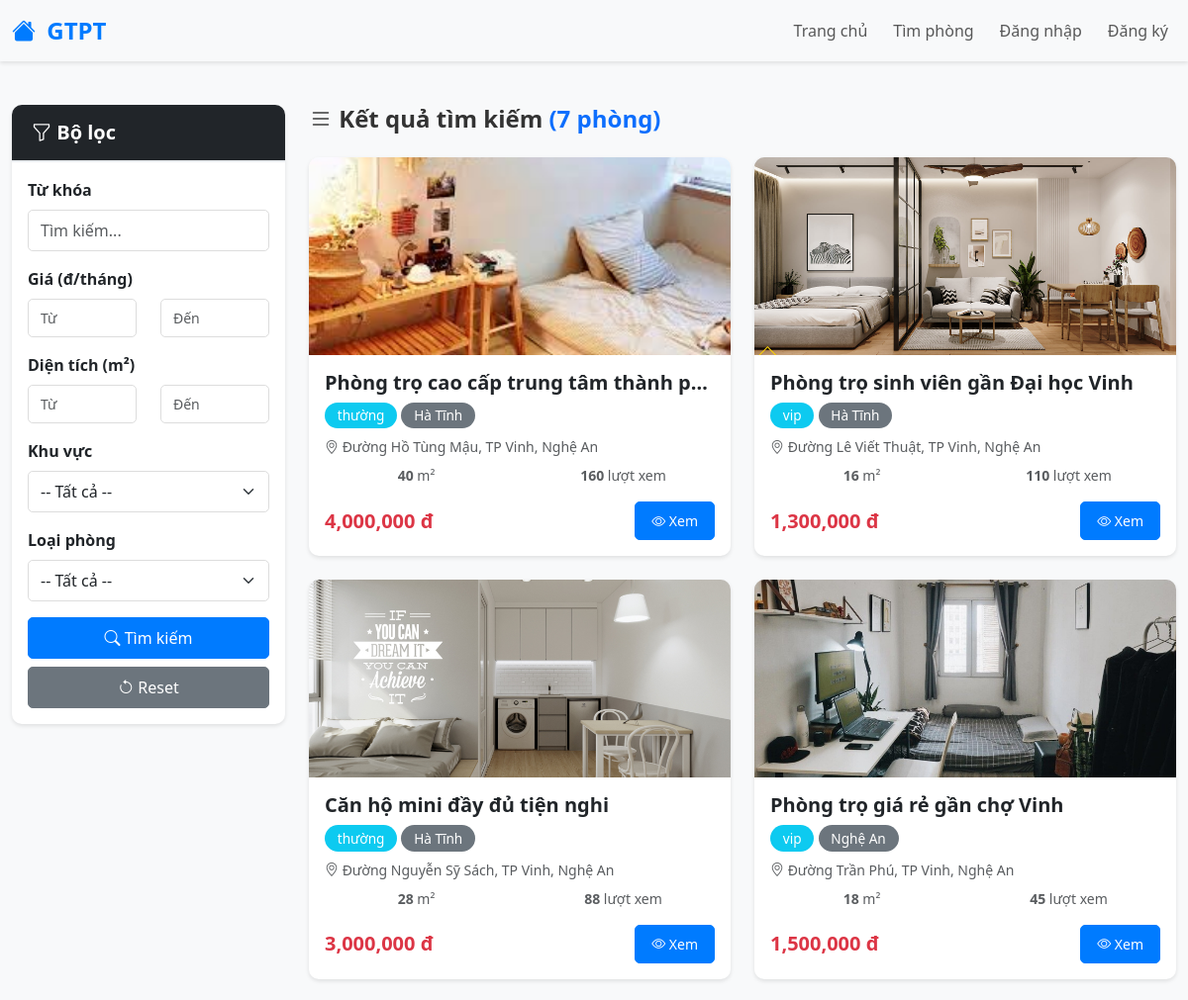
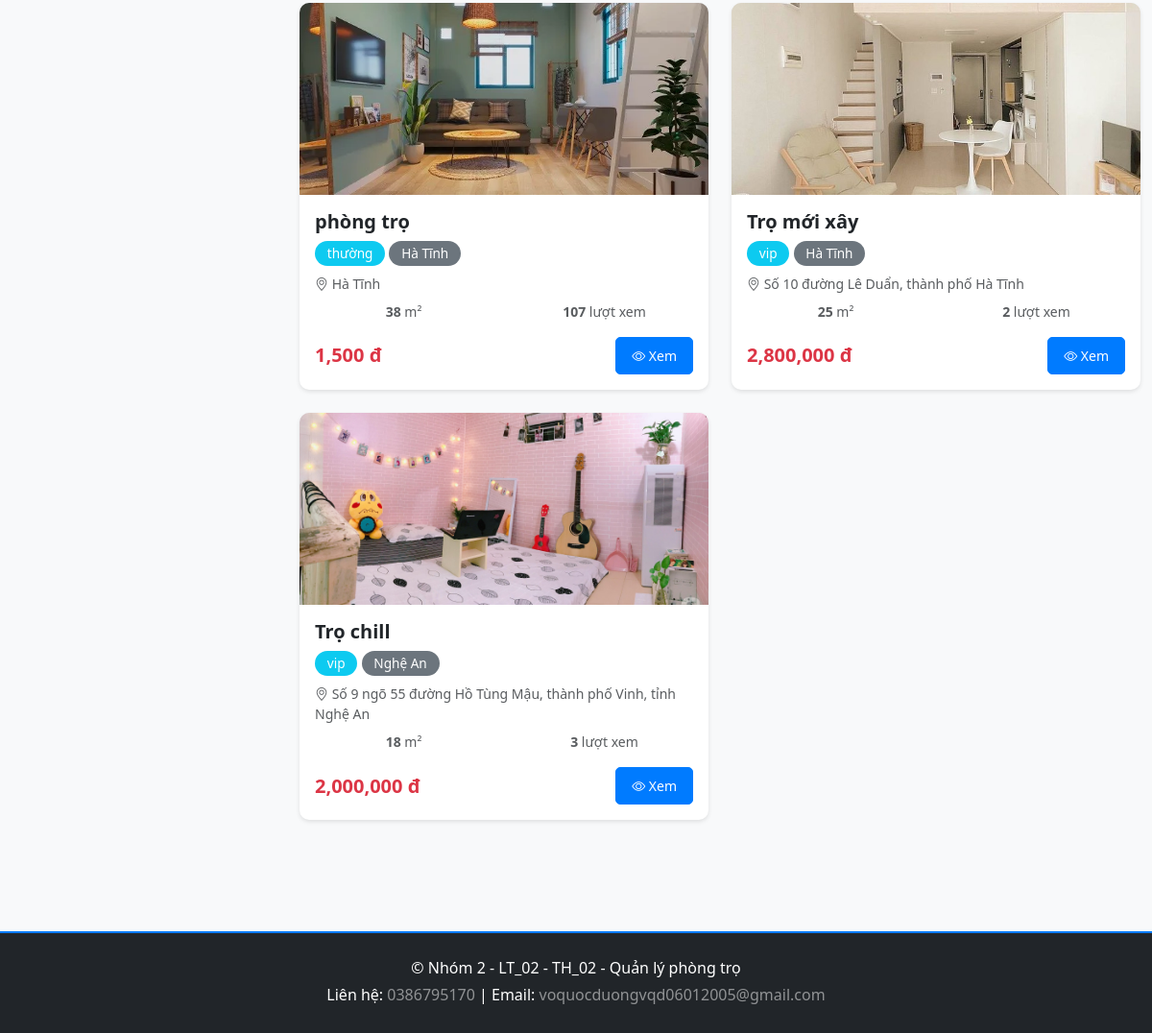
/motel/search.php, run on the app's committed database (2 pictures, top to bottom).
### tables this page shows
CREATE TABLE `motel` (
  `ID` int(10) NOT NULL,
  `title` varchar(255) NOT NULL,
  `description` text NOT NULL,
  `price` int(11) NOT NULL,
  `area` int(11) NOT NULL,
  `count_view` int(11) NOT NULL,
  `address` varchar(255) NOT NULL,
  `latlng` varchar(255) NOT NULL,
  `images` varchar(255) NOT NULL,
  `user_id` int(10) NOT NULL,
  `category_id` int(11) NOT NULL,
  `district_id` int(11) NOT NULL,
  `utilities` varchar(255) NOT NULL,
  `created_at` timestamp NOT NULL DEFAULT current_timestamp() ON UPDATE current_timestamp(),
  `phone` varchar(255) NOT NULL,
  `approve` int(11) NOT NULL
);

CREATE TABLE `category` (
  `ID` int(11) NOT NULL,
  `Name` varchar(255) NOT NULL
);

CREATE TABLE `districts` (
  `ID` int(10) NOT NULL,
  `Name` varchar(255) NOT NULL
);

### motel/search.php (the view, shortened to what this page needs)
<?php
include '../config/connect.php';
$keyword = trim($_GET['keyword'] ?? '');
$price_min = isset($_GET['price_min']) && $_GET['price_min'] != '' ? (int)$_GET['price_min'] : 0;
$price_max = isset($_GET['price_max']) && $_GET['price_max'] != '' ? (int)$_GET['price_max'] : 999999999;
$area_min = isset($_GET['area_min']) && $_GET['area_min'] != '' ? (int)$_GET['area_min'] : 0;
$area_max = isset($_GET['area_max']) && $_GET['area_max'] != '' ? (int)$_GET['area_max'] : 999999999;
$page = isset($_GET['page']) ? (int)$_GET['page'] : 1;
$items_per_page = 12;
$offset = ($page - 1) * $items_per_page;
try {
    $where = "WHERE m.approve = 1";
    $params = [];
    $where .= " AND m.price BETWEEN ? AND ?";
    $params[] = $price_min;
    $params[] = $price_max;
    $where .= " AND m.area BETWEEN ? AND ?";
    $params[] = $area_min;
    $params[] = $area_max;
    $sql_count = "SELECT COUNT(*) as total FROM motel m $where";
    $stmt_count = $conn->prepare($sql_count);
    $stmt_count->execute($params);
    $total_motels = $stmt_count->fetch()['total'];
    $sql = "SELECT m.*, u.name as user_name, u.phone as user_phone, d.name as district_name, c.name as category_name
            FROM motel m
            JOIN users u ON m.user_id = u.id
            JOIN districts d ON m.district_id = d.id
            JOIN category c ON m.category_id = c.id
            $where
            ORDER BY m.created_at DESC
            LIMIT ? OFFSET ?";
    $stmt = $conn->prepare($sql);
$paramIndex = 1;
foreach ($params as $param) {
    $stmt->bindValue($paramIndex++, $param);
}
$stmt->bindValue($paramIndex++, $items_per_page, PDO::PARAM_INT);
$stmt->bindValue($paramIndex, $offset, PDO::PARAM_INT);
$stmt->execute();
$motels = $stmt->fetchAll();
} catch (PDOException $e) {
    die("Lỗi: " . $e->getMessage());
}
?>
<?php include '../includes/header.php'; ?>
<div class="container-fluid py-4">
    <div class="row">
        <div class="col-md-3 mb-4">
            <div class="card shadow-sm" style="border-radius: 10px;">
                <div class="card-header bg-dark text-white" style="border-radius: 10px 10px 0 0;">
                    <h5 class="mb-0 fw-bold"><i class="bi bi-funnel"></i> Bộ lọc</h5>
                </div>
                <div class="card-body">
                    <form method="GET" action="">
                        <div class="mb-3">
                            <label class="form-label fw-bold">Từ khóa</label>
                            <input
                                type="text"
                                name="keyword"
                                class="form-control"
                                placeholder="Tìm kiếm..."
                                value="<?php echo htmlspecialchars($keyword); ?>"
                            >
                        </div>
                        <div class="mb-3">
                            <label class="form-label fw-bold">Giá (đ/tháng)</label>
                            <div class="row">
                                <div class="col-6">
                                    <input
                                        type="number"
                                        name="price_min"
                                        class="form-control form-control-sm"
                                        placeholder="Từ"
                                        value="<?php echo $price_min > 0 ? $price_min : ''; ?>"
                                    >
                                </div>
                                <div class="col-6">
                                    <input
                                        type="number"
                                        name="price_max"
                                        class="form-control form-control-sm"
                                        placeholder="Đến"
                                        value="<?php echo $price_max < 999999999 ? $price_max : ''; ?>"
                                    >
                                </div>
                            </div>
                        </div>
                        <div class="mb-3">
                            <label class="form-label fw-bold">Diện tích (m²)</label>
                            <div class="row">
                                <div class="col-6">
                                    <input
                                        type="number"
                                        name="area_min"
                                        class="form-control form-control-sm"
                                        placeholder="Từ"
                                        value="<?php echo $area_min > 0 ? $area_min : ''; ?>"
                                    >
                                </div>
                                <div class="col-6">
                                    <input
                                        type="number"
                                        name="area_max"
                                        class="form-control form-control-sm"
                                        placeholder="Đến"
                                        value="<?php echo $area_max < 999999999 ? $area_max : ''; ?>"
                                    >
                                </div>
                            </div>
                        </div>
                        <div class="mb-3">
                            <label class="form-label fw-bold">Khu vực</label>
                            <select name="district_id" class="form-select">
                                <option value="">-- Tất cả --</option>
                            </select>
                        </div>
                        <div class="mb-3">
                            <label class="form-label fw-bold">Loại phòng</label>
                            <select name="category_id" class="form-select">
                                <option value="">-- Tất cả --</option>
                            </select>
                        </div>
                        <button type="submit" class="btn btn-primary w-100 mb-2">
                            <i class="bi bi-search"></i> Tìm kiếm
                        </button>
                        <a href="search.php" class="btn btn-secondary w-100">
                            <i class="bi bi-arrow-counterclockwise"></i> Reset
                        </a>
                    </form>
                </div>
            </div>
        </div>
        <div class="col-md-9">
            <div class="row mb-3">
                <div class="col-12">
                    <h4 class="fw-bold">
                        <i class="bi bi-list"></i> Kết quả tìm kiếm
                        <span class="text-primary">(<?php echo number_format($total_motels); ?> phòng)</span>
                    </h4>
                </div>
            </div>
            <?php if (count($motels) > 0): ?>
                <div class="row">
                    <?php foreach ($motels as $motel): ?>
                        <div class="col-md-6 mb-4">
                            <div class="card h-100 shadow-sm" style="border-radius: 10px; overflow: hidden;">
                                <div style="height: 200px; background: #e9ecef; display: flex; align-items: center; justify-content: center;">
                                    <?php if (!empty($motel['images']) && file_exists('../uploads/' . $motel['images'])): ?>
                                        <img src="../uploads/<?php echo htmlspecialchars($motel['images']); ?>" alt="<?php echo htmlspecialchars($motel['title']); ?>" style="width: 100%; height: 100%; object-fit: cover;">
                                    <?php else: ?>
                                        <i class="bi bi-image text-muted" style="font-size: 3rem;"></i>
                                    <?php endif; ?>
                                </div>
                                <div class="card-body">
                                    <h5 class="card-title fw-bold text-truncate"><?php echo htmlspecialchars($motel['title']); ?></h5>
                                    <div class="mb-2">
                                        <span class="badge bg-info"><?php echo htmlspecialchars($motel['category_name']); ?></span>
                                        <span class="badge bg-secondary"><?php echo htmlspecialchars($motel['district_name']); ?></span>
                                    </div>
                                    <p class="text-muted small mb-2">
                                        <i class="bi bi-geo-alt"></i> <?php echo htmlspecialchars($motel['address']); ?>
                                    </p>
                                    <div class="row text-center text-muted small mb-3">
                                        <div class="col-6">
                                            <strong><?php echo number_format($motel['area']); ?></strong> m²
                                        </div>
                                        <div class="col-6">
                                            <strong><?php echo $motel['count_view']; ?></strong> lượt xem
                                        </div>
                                    </div>
                                    <div class="d-flex justify-content-between align-items-center">
                                        <h5 class="text-danger fw-bold mb-0">
                                            <?php echo number_format($motel['price']); ?> đ
                                        </h5>
                                        <a href="detail.php?id=<?php echo $motel['ID']; ?>" class="btn btn-sm btn-primary">
                                            <i class="bi bi-eye"></i> Xem
                                        </a>
                                    </div>
                                </div>
                            </div>
                        </div>
                    <?php endforeach; ?>
                </div>
            <?php else: ?>
                <div class="alert alert-info text-center">
                    <i class="bi bi-info-circle"></i> Không tìm thấy phòng trọ nào phù hợp với tiêu chí của bạn
                </div>
            <?php endif; ?>
        </div>
    </div>
</div>
<?php include '../includes/footer.php'; ?>

### assets/css/style.css (style rules this page uses)
:root { --primary-color: #007bff; --secondary-color: #6c757d; --success-color: #28a745; --danger-color: #dc3545; --warning-color: #ffc107; --info-color: #17a2b8; }
* { margin: 0; padding: 0; box-sizing: border-box; }
body { font-family: 'Segoe UI', Tahoma, Geneva, Verdana, sans-serif; background-color: #f8f9fa; color: #333; }
.card { border: none; transition: transform 0.3s ease, box-shadow 0.3s ease; }
.card-header { border-bottom: 2px solid #e9ecef; padding: 1rem 1.25rem; }
.btn { border-radius: 5px; padding: 0.5rem 1rem; transition: all 0.3s ease; font-weight: 500; }
.btn-primary { background-color: var(--primary-color); border-color: var(--primary-color); }
.form-control, .form-select { border-radius: 5px; border: 1px solid #ddd; padding: 0.5rem 0.75rem; transition: border-color 0.3s ease, box-shadow 0.3s ease; }
.badge { border-radius: 20px; padding: 0.4rem 0.8rem; font-size: 0.85rem; font-weight: 500; }
.text-truncate { overflow: hidden; text-overflow: ellipsis; white-space: nowrap; }
.shadow-sm { box-shadow: 0 2px 4px rgba(0, 0, 0, 0.1) !important; }
.fw-bold { font-weight: 600; }
.text-muted { color: #6c757d; }

### includes/header.php (style rules this page uses)
:root { --primary-color: #007bff; --secondary-color: #6c757d; --success-color: #28a745; --danger-color: #dc3545; }
body { font-family: 'Segoe UI', Tahoma, Geneva, Verdana, sans-serif; margin: 0; padding: 0; }

### data on the page
motel: images (picture), title "Phòng trọ cao cấp trung tâm thành phố", category.Name "thường", district.Name "Hà Tĩnh", address "Đường Hồ Tùng Mậu, TP Vinh, Nghệ An", area "40", count_view "160", price "4,000,000"
motel: images (picture), title "Phòng trọ sinh viên gần Đại học Vinh", category.Name "vip", district.Name "Hà Tĩnh", address "Đường Lê Viết Thuật, TP Vinh, Nghệ An", area "16", count_view "110", price "1,300,000"
motel: images (picture), title "Căn hộ mini đầy đủ tiện nghi", category.Name "thường", district.Name "Hà Tĩnh", address "Đường Nguyễn Sỹ Sách, TP Vinh, Nghệ An", area "28", count_view "88", price "3,000,000"
motel: images (picture), title "Phòng trọ giá rẻ gần chợ Vinh", category.Name "vip", district.Name "Nghệ An", address "Đường Trần Phú, TP Vinh, Nghệ An", area "18", count_view "45", price "1,500,000"
motel: images (picture), title "phòng trọ", category.Name "thường", district.Name "Hà Tĩnh", address "Hà Tĩnh", area "38", count_view "107", price "1,500"
motel: images (picture), title "Trọ mới xây", category.Name "vip", district.Name "Hà Tĩnh", address "Số 10 đường Lê Duẩn, thành phố Hà Tĩnh", area "25", count_view "2", price "2,800,000"
motel: images (picture), title "Trọ chill", category.Name "vip", district.Name "Nghệ An", address "Số 9 ngõ 55 đường Hồ Tùng Mậu, thành phố Vinh, tỉnh Nghệ An", area "18", count_view "3", price "2,000,000"

### other printed values
$total_motels "7"
